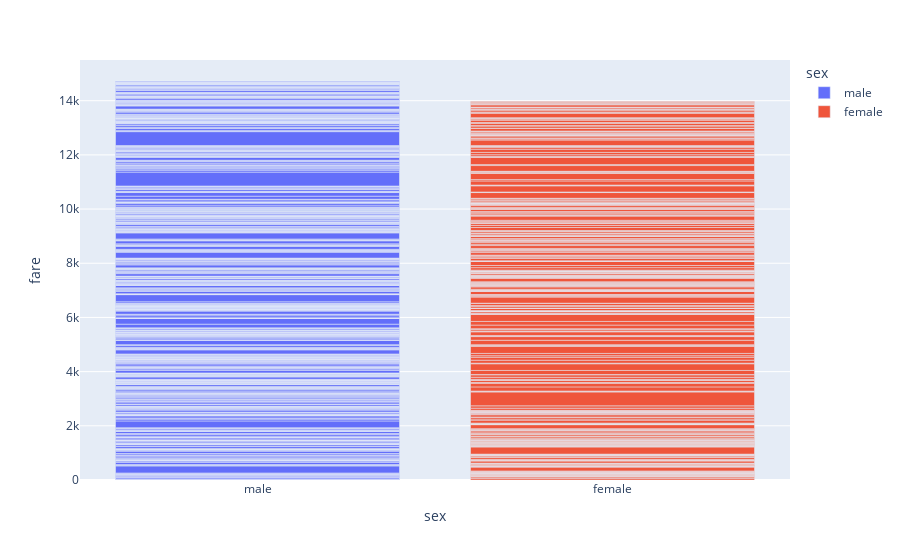

Notebook cell for this chart:
### Markdown cell above
## 3. Bar plot

### Code cell
fig3 = px.bar(df, x='sex', y='fare', color='sex')
fig3.show()

### Figure 1 — Plotly figure (JSON) as saved in the notebook; plotly's stock layout.template omitted (floating-point values rounded to 4 significant figures; data arrays with more than 128 entries replaced by an {"elided": "..."} marker saying what was removed)
{"data": [{"alignmentgroup": "True", "hovertemplate": "sex=%{x}<br>fare=%{y}<extra></extra>", "legendgroup": "male", "marker": {"color": "#636efa", "pattern": {"shape": ""}}, "name": "male", "offsetgroup": "male", "orientation": "v", "showlegend": true, "textposition": "auto", "type": "bar", "x": {"elided": "577 str values"}, "xaxis": "x", "y": {"elided": "577 float values"}, "yaxis": "y"}, {"alignmentgroup": "True", "hovertemplate": "sex=%{x}<br>fare=%{y}<extra></extra>", "legendgroup": "female", "marker": {"color": "#EF553B", "pattern": {"shape": ""}}, "name": "female", "offsetgroup": "female", "orientation": "v", "showlegend": true, "textposition": "auto", "type": "bar", "x": {"elided": "314 str values"}, "xaxis": "x", "y": {"elided": "314 float values"}, "yaxis": "y"}], "layout": {"barmode": "relative", "legend": {"title": {"text": "sex"}, "tracegroupgap": 0}, "margin": {"t": 60}, "xaxis": {"anchor": "y", "categoryarray": ["male", "female"], "categoryorder": "array", "domain": [0, 1], "title": {"text": "sex"}}, "yaxis": {"anchor": "x", "domain": [0, 1], "title": {"text": "fare"}}}}
